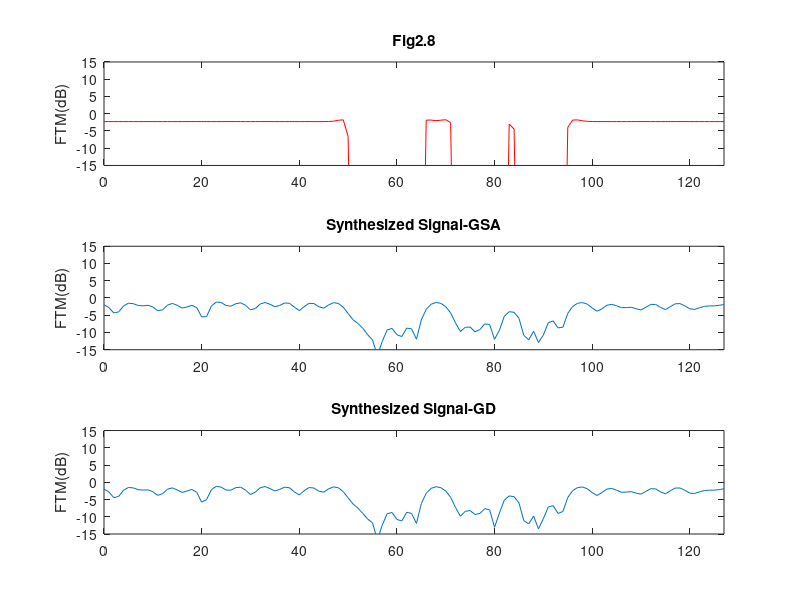
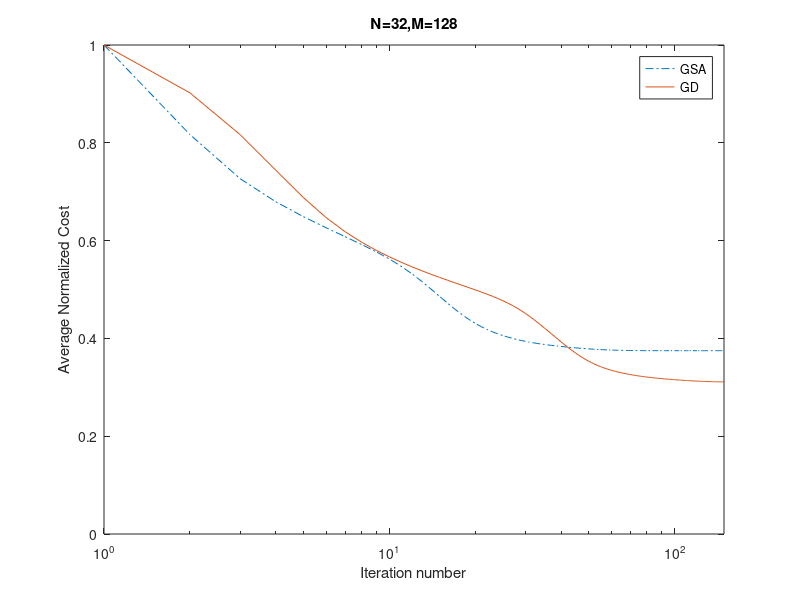

Here is the MATLAB script that generated these plots, in order:
clear all
clc
%% Figure 2.8
% Desired FTM(q) for the N < M example corresponding to N = 32 ,
% L = 4 , M = 128 and Gamma = {0,1,...,127}.

% Frequency range
F = -2500:2500;
% Clutter PSD
% see "Optimal Signal Design for Detection of Gaussian Point Targets in
% Stationary Gaussian Clutter/Reverberation" Page 36
Pn = 100*exp( (-1/2)*1e-4 *(F - 1000*ones(1,5001)).^2 ) +...
    100*exp( (-1/2)*1e-4 * (F - 500*ones(1,5001)).^2 ) +...
    1000*exp( (-1/2)*1e-4 * (F + 250*ones(1,5001)).^2 ) + 1;
lamda = 0.0699;
% Formula (11)
MaxFn = sqrt(Pn/lamda) - Pn ;
ESD = max(MaxFn,0);
% Fake zero
ESD(ESD==0) = 1e-16;
% FTM and Normalization
Lcoeff = 4;
Ncoeff = 32;
Kcoeff = 0 : Lcoeff*Ncoeff-1 ;
Omega = (2*pi*Kcoeff) / (Lcoeff*Ncoeff);
Fnormalized = 2*pi*F / 5000;
Gamma = sqrt( ESD(1:5001/(Lcoeff*Ncoeff):5001) ) /2.82 ; % 
% Convert to Log scale
log_scaleFTM = 10*log10(Gamma);
% Depiction
subplot(3,1,1);
plot(0:127,log_scaleFTM,'r-');
title('Fig2.8');
ylabel('FTM(dB)');
axis([ 0 127 -15 15]);

%% Synthesized signal
% N = 32 , M = 128 , N < M
M = 128;
a =  exp(1i * 2 * pi * rand(1,Ncoeff) ); % rand(N,1); % ;rand(N,1)  [1:32]
GD = a;                                  %  exp(1i * 2 * pi * rand(1,Ncoeff) );
% run Count times
Count = 150;
CostFun = zeros(1,Count);
CostFunGD = zeros(1,Count);
% algorithm 2 GSA for N <= M
Eta = sqrt(M);
Nstar = min(Ncoeff,(Lcoeff*Ncoeff));
n = [0:Nstar-1];
w = [0:M-1];
flag = 0;
for k = 1:Count
    % GSA
    aPre = a;
    Ua =  1/Eta * aPre *exp( -1i * (2*pi)/(Lcoeff*Ncoeff) ).^( n' * w  );  %
    UaAngle = angle(Ua);
    B = Gamma.*exp(1i*UaAngle);
    UhB =  1/Eta * B *exp( 1i * (2*pi)/(Lcoeff*Ncoeff) ).^( w' * n  );  %
    UhBAngle = angle(UhB);
    a = exp(1i*UhBAngle);
    % GD
    aPreGD = GD;
    UaGD =  1/Eta * aPreGD *exp( -1i * (2*pi)/(Lcoeff*Ncoeff) ).^( n' * w  );  %
    UaAngleGD = angle(UaGD);
    BGD = Gamma.*exp(1i*UaAngleGD);
    UhBGD =  1/Eta * BGD *exp( 1i * (2*pi)/(Lcoeff*Ncoeff) ).^( w' * n  );  %
    if flag == 0
        UhBAngleGD = angle(UhBGD);
        flag = 1;
    else
        UhBAngleGD = UhBAngleGD - 0.5 * imag(GD.*conj(UhBGD) );
    end
    GD = exp(1i*UhBAngleGD);
    
    % Depiction
    % GSA
    log_scale_A = 10*log10(abs(Ua));  % abs(Ua)/max(abs(Ua)
    
    subplot(3,1,2);
    plot((0:127),log_scale_A);
    title('Synthesized Signal-GSA');
    ylabel('FTM(dB)');
    axis([ 0 127 -15 15]);
    % GD
    log_scale_AGD = 10*log10(abs(UaGD));  %  abs(UaGD)/max(abs(UaGD))
    
    subplot(3,1,3);
    plot((0:127),log_scale_AGD);
    title('Synthesized Signal-GD');
    ylabel('FTM(dB)');
    axis([ 0 127 -15 15]);
    
    Frame(k) = getframe;
    
    % calculate the cost function
    % GSA
    CostUa =  1/Eta * a *exp( -1i * (2*pi)/(Lcoeff*Ncoeff) ).^( n' * w  ); %
    CostFun(k) = ( norm( abs(CostUa) - Gamma ) )^2; %   Gamma/max(Gamma)   abs(Ua)/max(abs(Ua))
    % GD
    CostUaGD =  1/Eta * GD *exp( -1i * (2*pi)/(Lcoeff*Ncoeff) ).^( n' * w  );  %  1/Eta *
    CostFunGD(k) = ( norm( abs(CostUaGD) - Gamma ) )^2; % abs(UaGD)/max(abs(UaGD)   Gamma/max(Gamma) 
    
    
end
% Average cost
figure
semilogx(0:Count-1,CostFun / CostFun(2),'-.' , 0:Count-1,CostFunGD / CostFunGD(2) );
axis([ 0 Count-1 0 1]);
title(['N=',num2str(Ncoeff),',M=',num2str(M)]);
xlabel('Iteration number');
ylabel('Average Normalized Cost');
legend('GSA','GD')


